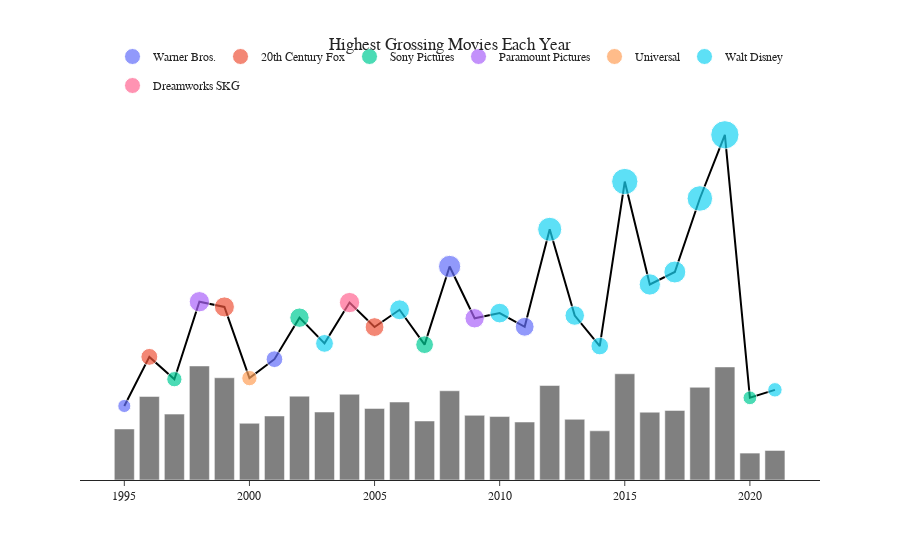

Notebook source saved alongside this figure:
### Code cell
fig1 = px.line(highest_grossers,
            x="YEAR",
            y="TOTAL FOR YEAR",
            color_discrete_sequence=["black"])

fig2 = px.scatter(highest_grossers,
            x="YEAR",
            y="TOTAL FOR YEAR",
            color="DISTRIBUTOR",
            size="total")

fig3 = px.bar(highest_grossers,
            x="YEAR",
            y="tickets_sold",
            hover_data=["GENRE","MOVIE"],
            color_discrete_sequence=["grey"])

fig = go.Figure(data=fig1.data + fig2.data + fig3.data)

fig.update_layout(hovermode="x unified", template="simple_white", title="Highest Grossing Movies Each Year")
fig.update_layout(title_x=0.5,
    font_family="Rockwell",
    legend=dict(
        title=None, orientation="h", y=1, yanchor="bottom", x=0.5, xanchor="center"
    )
)

fig.update_yaxes(visible=False, showticklabels=False)

fig.update_layout(template="simple_white")

fig.show()

### Figure 1 — Plotly figure (JSON) as saved in the notebook; plotly's stock layout.template omitted (floating-point values rounded to 4 significant figures)
{"data": [{"hovertemplate": "YEAR=%{x}<br>TOTAL FOR YEAR=%{y}<extra></extra>", "legendgroup": "", "line": {"color": "black", "dash": "solid"}, "marker": {"symbol": "circle"}, "mode": "lines", "name": "", "orientation": "v", "showlegend": false, "type": "scatter", "x": [1995, 1996, 1997, 1998, 1999, 2000, 2001, 2002, 2003, 2004, 2005, 2006, 2007, 2008, 2009, 2010, 2011, 2012, 2013, 2014, 2015, 2016, 2017, 2018, 2019, 2020, 2021], "xaxis": "x", "y": [184031112, 306169255, 250650052, 443319081, 430443350, 253367455, 300404434, 403706375, 339714367, 441226247, 380270577, 423315812, 336530303, 531001578, 402111870, 415004880, 381011219, 623357910, 408992272, 333055258, 742208942, 486295561, 517218368, 700059566, 858373000, 204417855, 224226704], "yaxis": "y"}, {"hovertemplate": "DISTRIBUTOR=Warner Bros.<br>YEAR=%{x}<br>TOTAL FOR YEAR=%{y}<br>total=%{marker.size}<extra></extra>", "legendgroup": "Warner Bros.", "marker": {"color": "#636efa", "size": [18400000.0, 30040000.0, 53100000.0, 38100000.0], "sizemode": "area", "sizeref": 214600.0, "symbol": "circle"}, "mode": "markers", "name": "Warner Bros.", "orientation": "v", "showlegend": true, "type": "scatter", "x": [1995, 2001, 2008, 2011], "xaxis": "x", "y": [184031112, 300404434, 531001578, 381011219], "yaxis": "y"}, {"hovertemplate": "DISTRIBUTOR=20th Century Fox<br>YEAR=%{x}<br>TOTAL FOR YEAR=%{y}<br>total=%{marker.size}<extra></extra>", "legendgroup": "20th Century Fox", "marker": {"color": "#EF553B", "size": [30620000.0, 43044335, 38030000.0], "sizemode": "area", "sizeref": 214600.0, "symbol": "circle"}, "mode": "markers", "name": "20th Century Fox", "orientation": "v", "showlegend": true, "type": "scatter", "x": [1996, 1999, 2005], "xaxis": "x", "y": [306169255, 430443350, 380270577], "yaxis": "y"}, {"hovertemplate": "DISTRIBUTOR=Sony Pictures<br>YEAR=%{x}<br>TOTAL FOR YEAR=%{y}<br>total=%{marker.size}<extra></extra>", "legendgroup": "Sony Pictures", "marker": {"color": "#00cc96", "size": [25070000.0, 40370000.0, 33650000.0, 20440000.0], "sizemode": "area", "sizeref": 214600.0, "symbol": "circle"}, "mode": "markers", "name": "Sony Pictures", "orientation": "v", "showlegend": true, "type": "scatter", "x": [1997, 2002, 2007, 2020], "xaxis": "x", "y": [250650052, 403706375, 336530303, 204417855], "yaxis": "y"}, {"hovertemplate": "DISTRIBUTOR=Paramount Pictures<br>YEAR=%{x}<br>TOTAL FOR YEAR=%{y}<br>total=%{marker.size}<extra></extra>", "legendgroup": "Paramount Pictures", "marker": {"color": "#ab63fa", "size": [44330000.0, 40211187], "sizemode": "area", "sizeref": 214600.0, "symbol": "circle"}, "mode": "markers", "name": "Paramount Pictures", "orientation": "v", "showlegend": true, "type": "scatter", "x": [1998, 2009], "xaxis": "x", "y": [443319081, 402111870], "yaxis": "y"}, {"hovertemplate": "DISTRIBUTOR=Universal<br>YEAR=%{x}<br>TOTAL FOR YEAR=%{y}<br>total=%{marker.size}<extra></extra>", "legendgroup": "Universal", "marker": {"color": "#FFA15A", "size": [25340000.0], "sizemode": "area", "sizeref": 214600.0, "symbol": "circle"}, "mode": "markers", "name": "Universal", "orientation": "v", "showlegend": true, "type": "scatter", "x": [2000], "xaxis": "x", "y": [253367455], "yaxis": "y"}, {"hovertemplate": "DISTRIBUTOR=Walt Disney<br>YEAR=%{x}<br>TOTAL FOR YEAR=%{y}<br>total=%{marker.size}<extra></extra>", "legendgroup": "Walt Disney", "marker": {"color": "#19d3f3", "size": [33970000.0, 42330000.0, 41500488, 62335791, 40900000.0, 33310000.0, 74220000.0, 48630000.0, 51720000.0, 70010000.0, 85837300, 22420000.0], "sizemode": "area", "sizeref": 214600.0, "symbol": "circle"}, "mode": "markers", "name": "Walt Disney", "orientation": "v", "showlegend": true, "type": "scatter", "x": [2003, 2006, 2010, 2012, 2013, 2014, 2015, 2016, 2017, 2018, 2019, 2021], "xaxis": "x", "y": [339714367, 423315812, 415004880, 623357910, 408992272, 333055258, 742208942, 486295561, 517218368, 700059566, 858373000, 224226704], "yaxis": "y"}, {"hovertemplate": "DISTRIBUTOR=Dreamworks SKG<br>YEAR=%{x}<br>TOTAL FOR YEAR=%{y}<br>total=%{marker.size}<extra></extra>", "legendgroup": "Dreamworks SKG", "marker": {"color": "#FF6692", "size": [44120000.0], "sizemode": "area", "sizeref": 214600.0, "symbol": "circle"}, "mode": "markers", "name": "Dreamworks SKG", "orientation": "v", "showlegend": true, "type": "scatter", "x": [2004], "xaxis": "x", "y": [441226247], "yaxis": "y"}, {"alignmentgroup": "True", "customdata": [["Drama", "Batman Forever"], ["Adventure", "Independence Day"], ["Adventure", "Men in Black"], ["Adventure", "Titanic"], ["Adventure", "Star Wars Ep. I: The Phantom Menace"], ["Adventure", "How the Grinch Stole Christmas"], ["Adventure", "Harry Potter and the Sorcerer’s Stone"], ["Adventure", "Spider-Man"], ["Adventure", "Finding Nemo"], ["Adventure", "Shrek 2"], ["Action", "Star Wars Ep. III: Revenge of the Sith"], ["Action", "Pirates of the Caribbean: Dead Man’s Chest"], ["Adventure", "Spider-Man 3"], ["Adventure", "The Dark Knight"], ["Action", "Transformers: Revenge of the Fallen"], ["Action", "Toy Story 3"], ["Action", "Harry Potter and the Deathly Hallows: Part II"], ["Adventure", "The Avengers"], ["Adventure", "Iron Man 3"], ["Adventure", "Guardians of the Galaxy"], ["Action", "Star Wars Ep. VII: The Force Awakens"], ["Action", "Finding Dory"], ["Action", "Star Wars Ep. VIII: The Last Jedi"], ["Action", "Black Panther"], ["Adventure", "Avengers: Endgame"], ["Action", "Bad Boys For Life"], ["Adventure", "Shang-Chi and the Legend of the Ten Rings"]], "hovertemplate": "YEAR=%{x}<br>tickets_sold=%{y}<br>GENRE=%{customdata[0]}<br>MOVIE=%{customdata[1]}<extra></extra>", "legendgroup": "", "marker": {"color": "grey", "pattern": {"shape": ""}}, "name": "", "offsetgroup": "", "orientation": "v", "showlegend": false, "textposition": "auto", "type": "bar", "x": [1995, 1996, 1997, 1998, 1999, 2000, 2001, 2002, 2003, 2004, 2005, 2006, 2007, 2008, 2009, 2010, 2011, 2012, 2013, 2014, 2015, 2016, 2017, 2018, 2019, 2020, 2021], "xaxis": "x", "y": [126918006, 207807186, 163823562, 283572972, 254198826, 141020844, 159224964, 208454238, 169012122, 213152775, 177973746, 193885104, 146742864, 221866956, 160844748, 157796532, 144140436, 234933885, 150919656, 122296911, 264131295, 168657420, 172982730, 230535531, 281126529, 66949077, 73436691], "yaxis": "y"}], "layout": {"font": {"family": "Rockwell"}, "hovermode": "x unified", "legend": {"orientation": "h", "title": {}, "x": 0.5, "xanchor": "center", "y": 1, "yanchor": "bottom"}, "title": {"text": "Highest Grossing Movies Each Year", "x": 0.5}, "yaxis": {"showticklabels": false, "visible": false}}}
